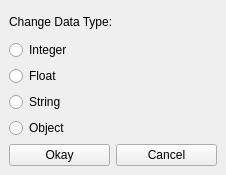
<?xml version="1.0" encoding="UTF-8"?>
<ui version="4.0">
 <class>typeWindow</class>
 <widget class="QMainWindow" name="typeWindow">
  <property name="windowModality">
   <enum>Qt::ApplicationModal</enum>
  </property>
  <property name="geometry">
   <rect>
    <x>0</x>
    <y>0</y>
    <width>226</width>
    <height>175</height>
   </rect>
  </property>
  <property name="minimumSize">
   <size>
    <width>226</width>
    <height>175</height>
   </size>
  </property>
  <property name="maximumSize">
   <size>
    <width>226</width>
    <height>175</height>
   </size>
  </property>
  <property name="windowTitle">
   <string>Change Data Type</string>
  </property>
  <widget class="QWidget" name="centralwidget">
   <layout class="QVBoxLayout" name="verticalLayout_2">
    <item>
     <layout class="QVBoxLayout" name="verticalLayout">
      <item>
       <widget class="QLabel" name="lblType">
        <property name="text">
         <string>Change Data Type:</string>
        </property>
       </widget>
      </item>
      <item>
       <widget class="QRadioButton" name="radioInt">
        <property name="text">
         <string>Integer</string>
        </property>
       </widget>
      </item>
      <item>
       <widget class="QRadioButton" name="radioFloat">
        <property name="text">
         <string>Float</string>
        </property>
       </widget>
      </item>
      <item>
       <widget class="QRadioButton" name="radioString">
        <property name="text">
         <string>String</string>
        </property>
       </widget>
      </item>
      <item>
       <widget class="QRadioButton" name="radioObject">
        <property name="text">
         <string>Object</string>
        </property>
       </widget>
      </item>
     </layout>
    </item>
    <item>
     <layout class="QHBoxLayout" name="horizontalLayout">
      <item>
       <widget class="QPushButton" name="btnOkay">
        <property name="text">
         <string>Okay</string>
        </property>
       </widget>
      </item>
      <item>
       <widget class="QPushButton" name="btnCancel">
        <property name="text">
         <string>Cancel</string>
        </property>
       </widget>
      </item>
     </layout>
    </item>
   </layout>
  </widget>
 </widget>
 <resources/>
 <connections/>
</ui>
